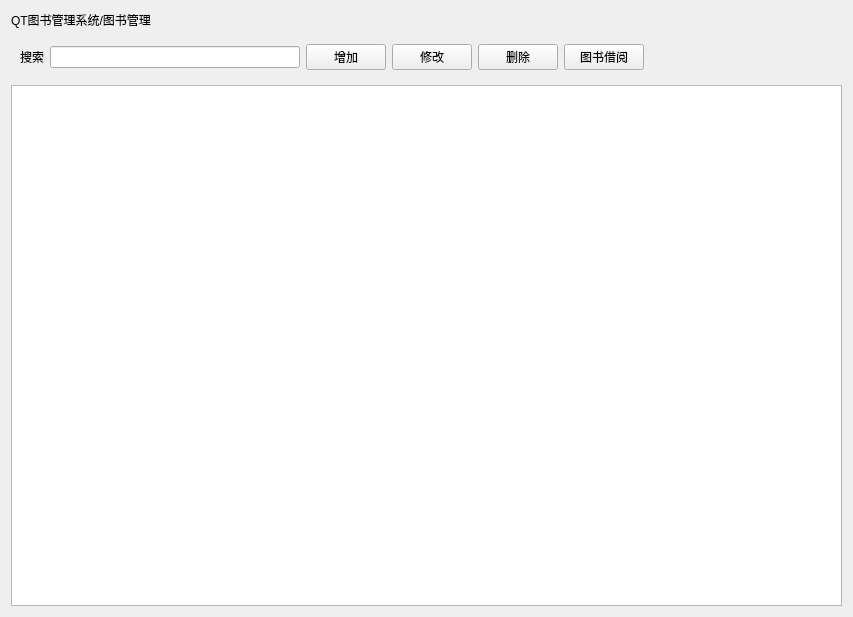
<?xml version="1.0" encoding="UTF-8"?>
<ui version="4.0">
 <class>Cell_BookMgr</class>
 <widget class="QWidget" name="Cell_BookMgr">
  <property name="geometry">
   <rect>
    <x>0</x>
    <y>0</y>
    <width>853</width>
    <height>617</height>
   </rect>
  </property>
  <property name="windowTitle">
   <string>Form</string>
  </property>
  <property name="styleSheet">
   <string notr="true"/>
  </property>
  <property name="name" stdset="0">
   <string>bg</string>
  </property>
  <layout class="QGridLayout" name="gridLayout_2">
   <item row="1" column="0">
    <widget class="QWidget" name="widget" native="true">
     <layout class="QGridLayout" name="gridLayout">
      <item row="0" column="1">
       <widget class="QLineEdit" name="le_search">
        <property name="minimumSize">
         <size>
          <width>250</width>
          <height>0</height>
         </size>
        </property>
        <property name="maximumSize">
         <size>
          <width>250</width>
          <height>16777215</height>
         </size>
        </property>
        <property name="name" stdset="0">
         <string>le</string>
        </property>
       </widget>
      </item>
      <item row="0" column="5">
       <widget class="QPushButton" name="btn_get">
        <property name="text">
         <string>图书借阅</string>
        </property>
        <property name="name" stdset="0">
         <string>btn</string>
        </property>
       </widget>
      </item>
      <item row="0" column="2">
       <widget class="QPushButton" name="btn_add">
        <property name="text">
         <string>增加</string>
        </property>
        <property name="name" stdset="0">
         <string>btn</string>
        </property>
       </widget>
      </item>
      <item row="0" column="0">
       <widget class="QLabel" name="label">
        <property name="text">
         <string>搜索</string>
        </property>
        <property name="textFormat">
         <enum>Qt::AutoText</enum>
        </property>
        <property name="name" stdset="0">
         <string>lb</string>
        </property>
       </widget>
      </item>
      <item row="0" column="4">
       <widget class="QPushButton" name="btn_del">
        <property name="text">
         <string>删除</string>
        </property>
        <property name="name" stdset="0">
         <string>btn</string>
        </property>
       </widget>
      </item>
      <item row="0" column="6">
       <spacer name="horizontalSpacer">
        <property name="orientation">
         <enum>Qt::Horizontal</enum>
        </property>
        <property name="sizeHint" stdset="0">
         <size>
          <width>98</width>
          <height>20</height>
         </size>
        </property>
       </spacer>
      </item>
      <item row="0" column="3">
       <widget class="QPushButton" name="btn_update">
        <property name="text">
         <string>修改</string>
        </property>
        <property name="name" stdset="0">
         <string>btn</string>
        </property>
       </widget>
      </item>
     </layout>
    </widget>
   </item>
   <item row="2" column="0">
    <widget class="QTableView" name="tableView">
     <property name="name" stdset="0">
      <string>table</string>
     </property>
    </widget>
   </item>
   <item row="0" column="0">
    <widget class="QLabel" name="lb_title">
     <property name="text">
      <string>QT图书管理系统/图书管理</string>
     </property>
     <property name="name" stdset="0">
      <string>title</string>
     </property>
    </widget>
   </item>
  </layout>
 </widget>
 <resources/>
 <connections/>
</ui>
